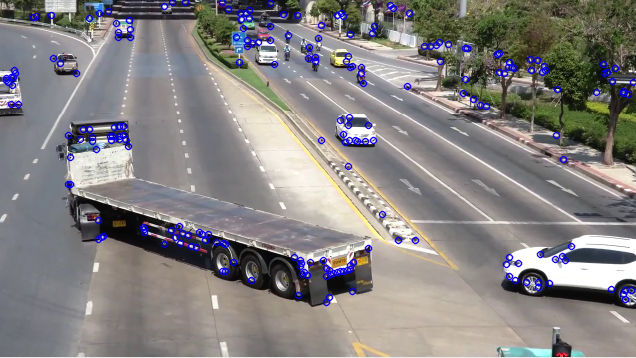
#> input picture image_examples/apenas_features.png, 636 x 358 px, given in place of sample_video.mp4, which was not available
$ python dense_optical_flow.py
#> lines starting #> are read from the running program, lines starting #| are printed output that depends on the picture; after the words box and inside, x2 and y2 are one past the last pixel; in counts of white or black regions, pixels touching at a corner belong together; pictures that were not available may be replaced by others from this repository, and a replacement may not be noted
import cv2
import numpy as np


def resize_image(image, scale_percent=50):

    # Calculate the 50 percent of original dimensions
    width = int(image.shape[1] * scale_percent / 100)
    height = int(image.shape[0] * scale_percent / 100)

    size = (width, height)

    result_image = cv2.resize(image, size)

    return result_image


video = cv2.VideoCapture("sample_video.mp4")
_, first_frame = video.read()
#> first_frame is the input picture: shape (358, 636, 3); mean B, G, R 130.7, 130.2, 133.7
first_frame = resize_image(first_frame)
#> in resize_image, `result_image = cv2.resize(image, size)`:
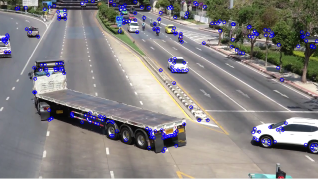
#> result_image: shape (179, 318, 3); mean B, G, R 130.8, 130.3, 133.8
old_gray_frame = cv2.cvtColor(first_frame, cv2.COLOR_BGR2GRAY)
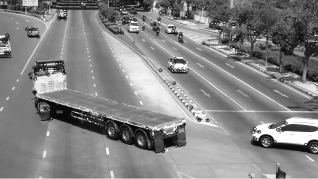
#> old_gray_frame: shape (179, 318); min 5, max 255, mean 131.4

# Mask is hsv and the direction orresponds to Hue value of the image
mask = np.zeros_like(first_frame)
mask[..., 1] = 255

while(video.isOpened()):
    _, frame = video.read()
    frame = resize_image(frame)

    gray_frame = cv2.cvtColor(frame, cv2.COLOR_BGR2GRAY)

    # Calculates dense optical flow by Farneback method
    flow = cv2.calcOpticalFlowFarneback(old_gray_frame, gray_frame, None, 0.5, 3, 15, 3, 5, 1.2, 0)

    #  Magnitude corresponds to Value plane
    magnitude, angle = cv2.cartToPolar(flow[..., 0], flow[..., 1])
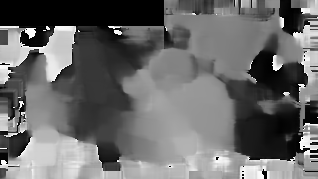
#> angle: shape (179, 318) float32; min 0, max 6.28, mean 2.62; drawn with min black and max white

    # Sets image hue according to the optical flow direction
    mask[..., 0] = angle * 180 / np.pi / 2
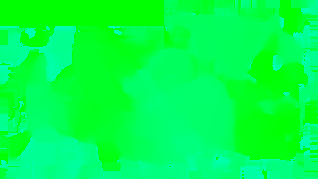
#> mask: shape (179, 318, 3); mean of channels 0, 1, 2 74.5, 255, 0; drawn as B, G, R

    # Sets image value according to the optical flow magnitude (normalized)
    mask[..., 2] = cv2.normalize(magnitude, None, 0, 255, cv2.NORM_MINMAX)
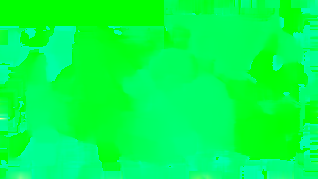
#> mask: shape (179, 318, 3); 3.84% of pixels changed, all inside (x1, y1, x2, y2) = (0, 0, 318, 179); drawn as B, G, R

    # Converts HSV to RGB (BGR) color representation
    rgb_frame = cv2.cvtColor(mask, cv2.COLOR_HSV2BGR)
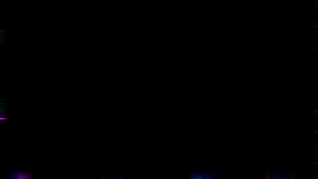
#> rgb_frame: shape (179, 318, 3); mean B, G, R 0.4, 0.1, 0.2

    cv2.imshow("dense optical flow", rgb_frame)

    # Updates previous frame
    old_gray_frame = gray_frame

    key = cv2.waitKey(1)
#> (key Esc is pressed here)
    esc = 27
    if key == esc:
        break

# Ending
video.release()
cv2.destroyAllWindows()

$ run again, on image_examples/fluxo_esparso.png
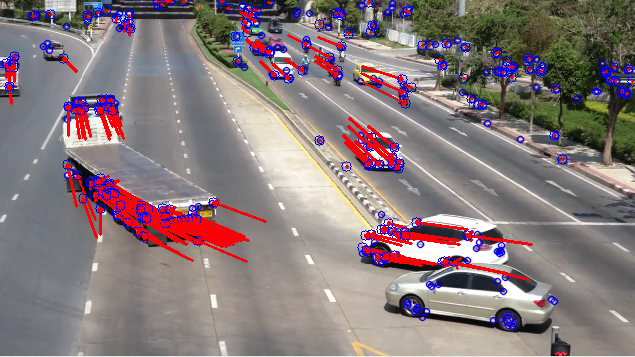
#> input picture image_examples/fluxo_esparso.png, 635 x 357 px, given in place of sample_video.mp4, which was not available
#> first_frame is the input picture: shape (357, 635, 3); mean B, G, R 125.1, 122.1, 136.5
#> `magnitude, angle = cv2.cartToPolar(flow[..., 0], flow[..., 1])`:
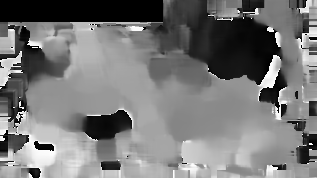
#> angle: shape (178, 317) float32; min 0, max 6.28, mean 2.96; drawn with min black and max white
#> `mask[..., 0] = angle * 180 / np.pi / 2`:
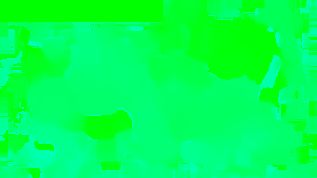
#> mask: shape (178, 317, 3); mean of channels 0, 1, 2 84.3, 255, 0; drawn as B, G, R
